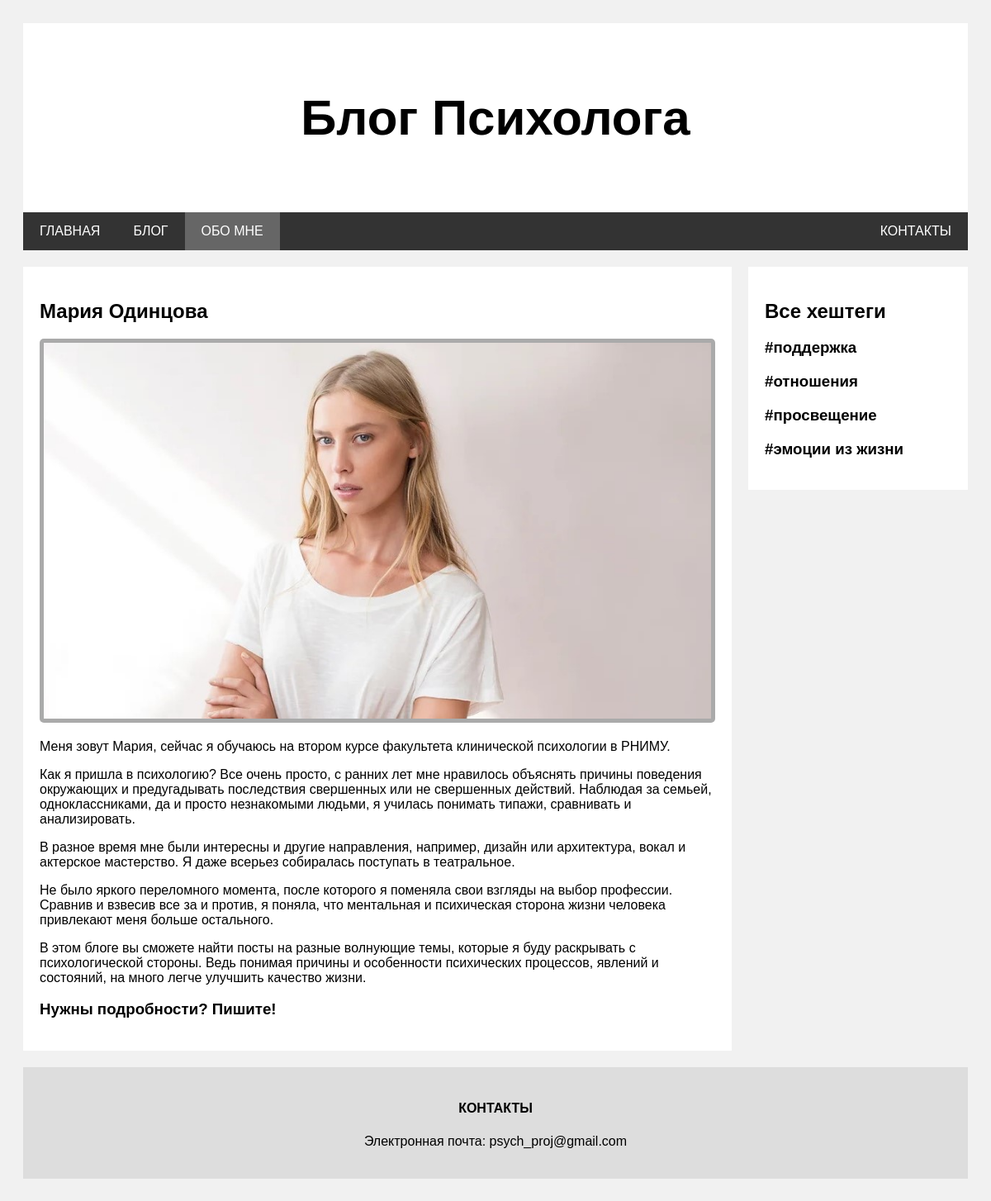
The app's page /about-me/ with its own data.
### blog/models.py (models this page shows, shortened)
class Gallery(models.Model):
    title = models.CharField(max_length=20, verbose_name="Название")
    image = models.FileField(
        upload_to="gallery", verbose_name="Изображение", blank=True, null=True
    )
    slug = models.SlugField(db_index=True)

class Hashtag(models.Model):
    title = models.CharField(max_length=20, verbose_name="Хештег")
    slug = models.SlugField(null=False, db_index=True)
    def get_url(self):
        return reverse("hashtag_details", args=[self.slug])

### blog/views.py (the view)
# urls.py: path("about-me/", views.AboutMe.as_view(), name="about_me"),
class AboutMe(TemplateView):
    template_name = "blog/about_me.html"
    def get_context_data(self, **kwargs):
        context = super().get_context_data(**kwargs)
        context["image"] = Gallery.objects.get(slug="about-me")
        return context

### context_processors/get_hashtags.py (called while the page is built)
def get_hashtags(request):
    return {"hashtags": Hashtag.objects.all()}

### blog/templates/blog/about_me.html
{% extends 'base.html' %}
{% block content %}
        <div class="card">
            <h2>Мария Одинцова</h2>
            <img class="image" src="{{ image.image.url }}" alt="Изображение не прикреплено">
            <p>Меня зовут Мария, сейчас я обучаюсь на втором курсе факультета клинической психологии в РНИМУ.</p>
            <p>Как я пришла в психологию? Все очень просто, с ранних лет мне нравилось объяснять причины поведения окружающих и
                предугадывать последствия свершенных или не свершенных действий. Наблюдая за семьей, одноклассниками, да и просто
                незнакомыми людьми, я училась понимать типажи, сравнивать и анализировать.</p>
            <p>В разное время мне были интересны и другие направления, например, дизайн или архитектура, вокал и актерское
                мастерство. Я даже всерьез собиралась поступать в театральное.</p>
            <p>Не было яркого переломного момента, после которого я поменяла свои взгляды на выбор профессии. Сравнив и взвесив все
                за и против, я поняла, что ментальная и психическая сторона жизни человека привлекают меня больше остального.</p>
            <p>В этом блоге вы сможете найти посты на разные волнующие темы, которые я буду раскрывать с психологической стороны.
                Ведь понимая причины и особенности психических процессов, явлений и состояний, на много легче улучшить качество
                жизни.</p>
            <h3><a href="{% url 'contacts' %}">Нужны подробности? Пишите!</a></h3>
        </div>
{% endblock %}

### templates/includes/right_column.html
<div class="rightcolumn">
    <div class="card">
        <h2>Все хештеги</h2>
        <ul>
            {% for hashtag in hashtags%}
                <li><a href="{{ hashtag.get_url }}"><h3>#{{ hashtag.title }}</h3></a></li>
            {% endfor %}
        </ul>
    </div>
</div>

### static/css/base.css (style rules this page uses)
* { box-sizing: border-box; }
body { font-family: Arial; padding: 20px; background: #f1f1f1; }
.rightcolumn { float: left; width: 25%; padding-left: 20px; }
.card { background-color: white; padding: 20px; margin-top: 20px; }
.image { background-color: #aaa; width: 100%; padding: 5px; border-radius: 5px; }
a { color: black; text-decoration: none; }
li { list-style-type: none; }
ul { padding-left: 0; }

### records on screen
Gallery: image (picture)
Hashtag: title "поддержка"
Hashtag: title "отношения"
Hashtag: title "просвещение"
Hashtag: title "эмоции из жизни"
